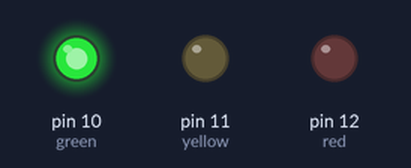
A sketch run on a simulated Arduino Uno, built with avr-gcc and run on an emulated ATmega328P. Shown: output pins drawn as LEDs (lit = HIGH).

Above: at 0.2 s.
At 1.32 s:
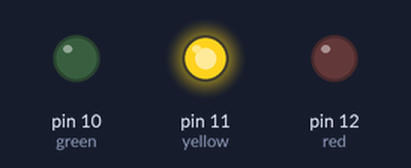
At 1.7 s:
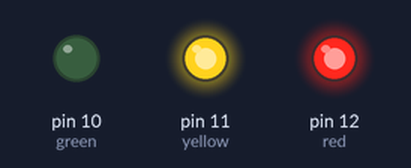
At 2.2 s:
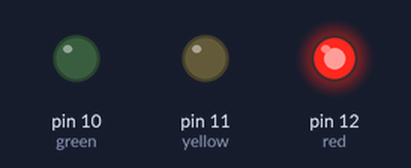
At 3.3 s:
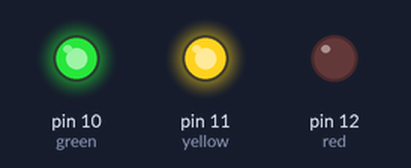
Timing chart, 0 to 5.8 s (numbered marks = the images above):
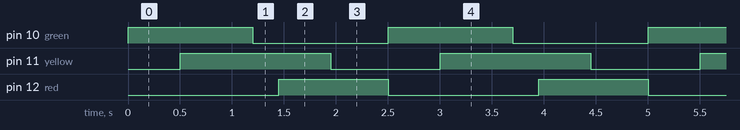

The sketch:

Lesson01.ino
```cpp
int red = 12;
int yellow = 11;
int green =10;

void setup() {
pinMode (green, OUTPUT);
pinMode (yellow, OUTPUT);
pinMode (red, OUTPUT);
}

void loop() {

digitalWrite (green, HIGH);
delay (500);
digitalWrite (yellow, HIGH);
delay (200);

delay (500);
digitalWrite (green, LOW);
delay (50);


digitalWrite (yellow, HIGH);
delay (200);
digitalWrite (red, HIGH);
delay (500);
digitalWrite (yellow, LOW);
delay (50);

digitalWrite (red, HIGH);
delay (500);
digitalWrite (red, LOW);
delay (0);


}


//
//void setup() {
//  pinMode(12, OUTPUT);
//  pinMode(11, OUTPUT);
//}
//
//void loop() {
//digitalWrite(12, HIGH);
//delay(100);
//digitalWrite(12, LOW);
//delay(100);
//digitalWrite(12, HIGH);
//delay(100);
//digitalWrite(12, LOW);
//delay(100);
//
//digitalWrite(11, HIGH);
//delay(100);
//digitalWrite(11, LOW);
//delay(100);
//digitalWrite(11, HIGH);
//delay(100);
//digitalWrite(11, LOW);
//delay(100);
//}
```

Measured:
- by itself, pin 10 (green): alternates HIGH for 1.2 s and LOW for 1.3 s
- by itself, pin 11 (yellow): alternates HIGH for 1.5 s and LOW for 1.1 s
- by itself, pin 12 (red): alternates HIGH for 1.1 s and LOW for 1.5 s
